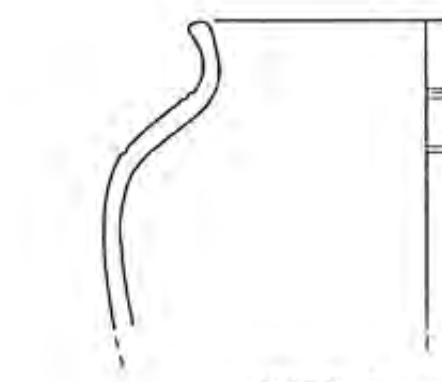
#> input picture images_Heising/Heising_Typ_103.png, 442 x 382 px
$ python keramik_classifier.py
#> lines starting #> are read from the running program, lines starting #| are printed output that depends on the picture; after the words box and inside, x2 and y2 are one past the last pixel; in counts of white or black regions, pixels touching at a corner belong together
#> the answer given: images_Heising
#> the answer given: images_Heising
#> the answer given: out.png
from PIL import Image
import numpy as np
from pathlib import Path
from skimage import measure
from skimage.feature import hog
from scipy.spatial.distance import cosine, euclidean
import csv
from datetime import datetime

class KeramikClassifier:
    """Klassifiziert Keramik-Profile basierend auf Shape-Features"""

    def __init__(self, reference_folder, test_folder, output_folder):
        self.reference_folder = Path(reference_folder)
        self.test_folder = Path(test_folder)
        self.output_folder = Path(output_folder)
        self.output_folder.mkdir(exist_ok=True)

        self.reference_features = {}  # {filename: features}
        self.reference_images = {}    # {filename: image}

    def extract_features(self, img_path):
        """
        Extrahiert mehrere Features aus einem Bild

        Returns:
        - Dictionary mit verschiedenen Feature-Typen
        """
        # Bild laden und vorbereiten
        img = Image.open(img_path).convert('L')
        img_array = np.array(img)

        # Bild normalisieren (Größe einheitlich machen)
        img_resized = img.resize((128, 128), Image.Resampling.LANCZOS)
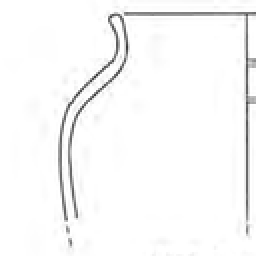
#> img_resized: PIL image 128x128 L (shown 2 times larger); min 58, max 255, mean 248.5
        img_array_resized = np.array(img_resized)

        features = {}

        # 1. HOG Features (Histogram of Oriented Gradients)
        # Erfasst die Form/Kontur-Orientierung
        hog_features = hog(
            img_array_resized,
            orientations=9,
            pixels_per_cell=(8, 8),
            cells_per_block=(2, 2),
            visualize=False
        )
#> hog_features = 8100 values, max 1 at index 31, min 0 at index 0, mean 0.0719
        features['hog'] = hog_features

        # 2. Hu Moments (invariant gegenüber Rotation, Skalierung)
        # Erfasst die grundlegende Form
        binary = img_array < 128  # Binarisieren
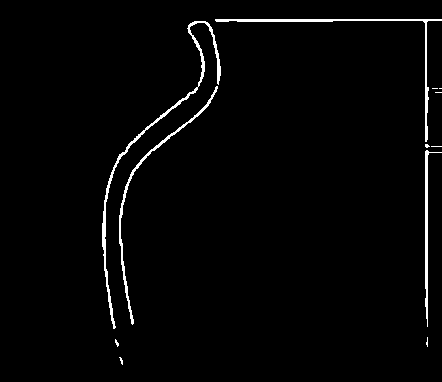
#> binary: shape (382, 442) bool; 2% white in thin lines or dots, all inside (x1, y1, x2, y2) = (102, 19, 442, 365)
        moments = measure.moments(binary.astype(float))
#> moments = [[3359, 837511, 262500731, 9.5e+10], [486073, 111143468, 3.48e+10, 1.31e+13], [102328537, 2.27e+10, 7.09e+12, 2.7e+15], [2.49e+10, 5.42e+12, 1.69e+15, 6.47e+17]]
        hu_moments = measure.moments_hu(moments)
#> hu_moments = [364829268, 7.51e+16, 7.04e+21, 1.74e+22, 1.9e+44, 4.77e+30, 3.17e+43]
        features['hu_moments'] = hu_moments

        # 3. Kontur-Eigenschaften
        contours = measure.find_contours(binary, 0.5)
#> contours = 13 point arrays, longest 710 points
        if contours:
            # Längste Kontur nehmen (sollte der Querschnitt sein)
            longest_contour = max(contours, key=len)
#> longest_contour = 710 pairs, first value 18.5 to 141.5, second value 214.5 to 441

            # Kontur-Features
            contour_length = len(longest_contour)
#> contour_length = 710

            # Bounding Box
            rows = longest_contour[:, 0]
#> rows = 710 values, max 141.5 at index 144, min 18.5 at index 483, mean 41.93
            cols = longest_contour[:, 1]
#> cols = 710 values, max 441 at index 0, min 214.5 at index 481, mean 361.7
            height = rows.max() - rows.min()
#> height = 123
            width = cols.max() - cols.min()
#> width = 226.5
            aspect_ratio = height / (width + 1e-6)
#> aspect_ratio = 0.543

            features['contour'] = np.array([
                contour_length,
                aspect_ratio,
                height,
                width
            ])
        else:
            features['contour'] = np.zeros(4)

        # 4. Pixel-Histogramm (Verteilung der Grauwerte)
        hist, _ = np.histogram(img_array_resized, bins=32, range=(0, 256))
#> hist = 32 values, max 14986 at index 31, min 0 at index 0, mean 512
        hist = hist / (hist.sum() + 1e-6)  # Normalisieren
#> hist = 32 values, max 0.915 at index 31, min 0 at index 0, mean 0.0312
        features['histogram'] = hist

        return features

    def compare_features(self, features1, features2):
        """
        Vergleicht zwei Feature-Sets und gibt Ähnlichkeit zurück

        Returns:
        - Similarity Score (0-1, höher = ähnlicher)
        """
        similarities = []

        # HOG Similarity (Cosine)
        if 'hog' in features1 and 'hog' in features2:
            hog_sim = 1 - cosine(features1['hog'], features2['hog'])
            similarities.append(('hog', hog_sim, 0.4))  # 40% Gewicht

        # Hu Moments Similarity (Euclidean, invertiert)
        if 'hu_moments' in features1 and 'hu_moments' in features2:
            # Log-transform für bessere Vergleichbarkeit
            hu1 = -np.sign(features1['hu_moments']) * np.log10(np.abs(features1['hu_moments']) + 1e-10)
            hu2 = -np.sign(features2['hu_moments']) * np.log10(np.abs(features2['hu_moments']) + 1e-10)
            hu_dist = euclidean(hu1, hu2)
            hu_sim = 1 / (1 + hu_dist)  # In Similarity umwandeln
            similarities.append(('hu_moments', hu_sim, 0.3))  # 30% Gewicht

        # Kontur Similarity
        if 'contour' in features1 and 'contour' in features2:
            contour_dist = euclidean(features1['contour'], features2['contour'])
            contour_sim = 1 / (1 + contour_dist / 100)  # Normalisieren
            similarities.append(('contour', contour_sim, 0.2))  # 20% Gewicht

        # Histogram Similarity
        if 'histogram' in features1 and 'histogram' in features2:
            hist_sim = 1 - cosine(features1['histogram'], features2['histogram'])
            similarities.append(('histogram', hist_sim, 0.1))  # 10% Gewicht

        # Gewichteter Durchschnitt
        weighted_sum = sum(sim * weight for _, sim, weight in similarities)
        total_weight = sum(weight for _, _, weight in similarities)

        final_similarity = weighted_sum / total_weight if total_weight > 0 else 0

        # Details für Debug
        detail = {name: f"{sim:.3f}" for name, sim, _ in similarities}

        return final_similarity, detail

    def load_references(self):
        """Lädt alle Referenzbilder und extrahiert Features"""
        print("=" * 60)
        print("LADE REFERENZBILDER")
        print("=" * 60)

        image_extensions = ['.jpg', '.jpeg', '.png', '.bmp', '.tif', '.tiff']
        reference_files = [f for f in self.reference_folder.iterdir()
                          if f.suffix.lower() in image_extensions]

        print(f"Gefunden: {len(reference_files)} Referenzbilder\n")

        for idx, ref_path in enumerate(reference_files, 1):
            print(f"[{idx}/{len(reference_files)}] Verarbeite: {ref_path.name}")

            try:
                features = self.extract_features(ref_path)
#> features = 4 items
                img = Image.open(ref_path)
#> img is the input picture: PIL image 442x382 RGBA; mean R, G, B, A 248.7, 248.7, 248.7, 255

                # Klassenname = Dateiname ohne "processed_" und Extension
                class_name = ref_path.stem.replace('processed_', '')

                self.reference_features[class_name] = features
                self.reference_images[class_name] = img

            except Exception as e:
                print(f"  Fehler: {e}")
#> pass 2 of the loop in load_references, `for idx, ref_path in enumerate(reference_files, 1):`:
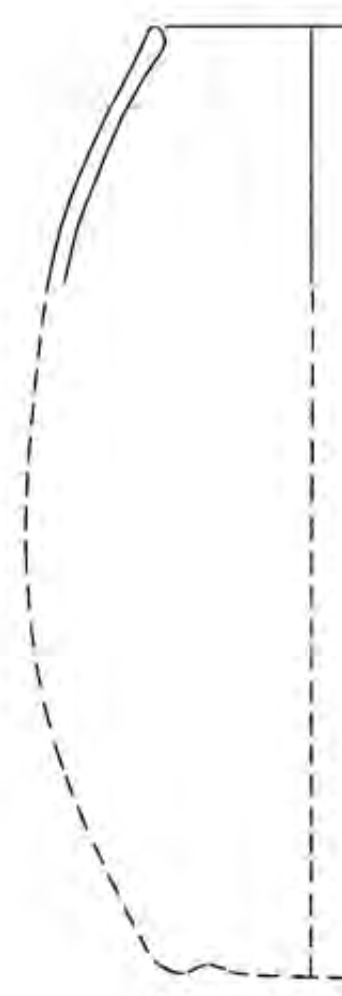
#> input picture images_Heising/Heising_Typ_104.png, 342 x 996 px
#> img: PIL image 342x996 L
#> in extract_features (call 2), `img_resized = img.resize((128, 128), Image.Resampling.LANCZOS)`:
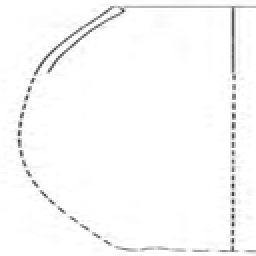
#> img_resized: PIL image 128x128 L (shown 2 times larger); min 45, max 255, mean 249.7
#> hog_features = 8100 values, max 1 at index 1840, min 0 at index 0, mean 0.076
#> in extract_features (call 2), `binary = img_array < 128`:
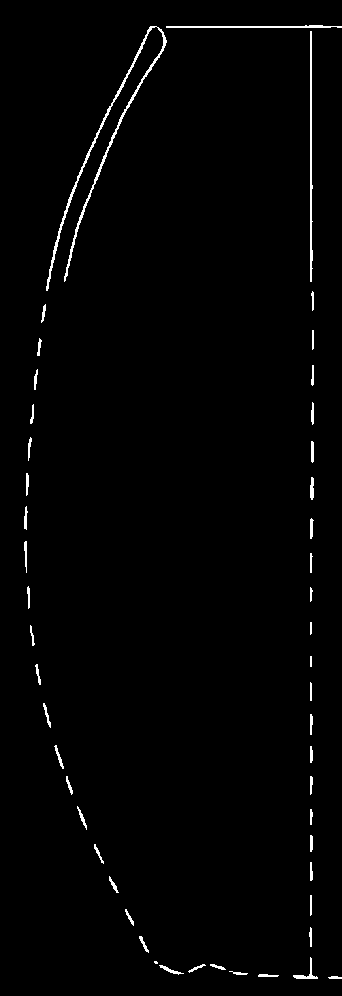
#> binary: shape (996, 342) bool; 1.4% white in thin lines or dots, all inside (x1, y1, x2, y2) = (24, 25, 342, 979)
#> moments = [[4649, 839209, 209223439, 5.91e+10], [1916843, 362222510, 9.41e+10, 2.71e+13], [1.28e+09, 2.57e+11, 6.71e+13, 1.92e+16], [1e+12, 2.1e+14, 5.47e+16, 1.55e+19]]
#> hu_moments = [1.49e+09, 1.67e+18, 1.03e+24, 1.31e+24, 1.51e+48, 1.68e+33, -9.36e+46]
#> contours = 52 point arrays, longest 753 points
#> longest_contour = 753 pairs, first value 25.5 to 290.5, second value 45.5 to 156.5
#> contour_length = 753
#> rows = 753 values, max 290.5 at index 0, min 25.5 at index 371, mean 150.9
#> cols = 753 values, max 156.5 at index 378, min 45.5 at index 2, mean 93.65
#> height = 265
#> width = 111
#> aspect_ratio = 2.39
#> in extract_features (call 2), `hist, _ = np.histogram(img_array_resized, bins=32, range=(0, 256))`: hist = 32 values, max 14990 at index 31, min 0 at index 0, mean 512
#> in extract_features (call 2), `hist = hist / (hist.sum() + 1e-6)`: hist = 32 values, max 0.915 at index 31, min 0 at index 0, mean 0.0312
#> in load_references, img is the input picture: PIL image 342x996 RGBA; mean R, G, B, A 249.8, 249.8, 249.8, 255

        print(f"\n✓ {len(self.reference_features)} Referenzen geladen")
#| ✓ 2 Referenzen geladen
#> the answer given: 3

    def classify_test_images(self, top_k=5):
        """
        Klassifiziert alle Testbilder

        Parameters:
        - top_k: Wie viele Top-Matches zurückgeben
        """
        print("\n" + "=" * 60)
        print("KLASSIFIZIERE TESTBILDER")
        print("=" * 60)

        if not self.reference_features:
            print("Fehler: Keine Referenzen geladen!")
            return

        image_extensions = ['.jpg', '.jpeg', '.png', '.bmp', '.tif', '.tiff']
        test_files = [f for f in self.test_folder.iterdir()
                     if f.suffix.lower() in image_extensions]

        print(f"Gefunden: {len(test_files)} Testbilder\n")

        results = []

        for idx, test_path in enumerate(test_files, 1):
            print(f"\n[{idx}/{len(test_files)}] Klassifiziere: {test_path.name}")

            try:
                # Features extrahieren
                test_features = self.extract_features(test_path)
#> test_features = 4 items

                # Mit allen Referenzen vergleichen
                similarities = []
                for class_name, ref_features in self.reference_features.items():
                    similarity, detail = self.compare_features(test_features, ref_features)
                    similarities.append((class_name, similarity, detail))
#> this loop made 2 passes
#> (class_name, hog_sim in compare_features, hu2 in compare_features, hu_dist in compare_features, hu_sim in compare_features, contour_dist in compare_features, contour_sim in compare_features, hist_sim in compare_features) on pass 1: ('Heising_Typ_103', 1, [-8.56, -16.88, -21.85, -22.24, -44.28, -30.68, -43.5], 0, 1, 0, 1, 1)
#> (class_name, hog_sim in compare_features, hu1 in compare_features, hu2 in compare_features, hu_dist in compare_features, hu_sim in compare_features, contour_dist in compare_features, contour_sim in compare_features) on pass 2: ('Heising_Typ_104', 0.333, [-8.56, -16.88, -21.85, -22.24, -44.28, -30.68, -43.5], [-9.17, -18.22, -24.01, -24.12, -48.18, -33.23, 46.97], 90.65, 0.0109, 188, 0.347)
#> after the loop, similarities = 2 items

                # Sortieren nach Similarity (höchste zuerst)
                similarities.sort(key=lambda x: x[1], reverse=True)

                # Top-K nehmen
                top_matches = similarities[:top_k]
#> top_matches = 2 items

                # Ausgeben
                print(f"  Top {top_k} Matches:")
                for rank, (class_name, sim, detail) in enumerate(top_matches, 1):
                    print(f"    {rank}. {class_name:30s} - Similarity: {sim:.3f}")
                    print(f"       Details: {detail}")
#> this loop made 2 passes
#> (rank, class_name, sim) on passes 1 to 2: (1, 'Heising_Typ_103', 1), (2, 'Heising_Typ_104', 0.306)
#|     1. Heising_Typ_103                - Similarity: 1.000
#|        Details: {'hog': '1.000', 'hu_moments': '1.000', 'contour': '1.000', 'histogram': '1.000'}
#|     2. Heising_Typ_104                - Similarity: 0.306
#|        Details: {'hog': '0.333', 'hu_moments': '0.011', 'contour': '0.347', 'histogram': '1.000'}

                # Ergebnis speichern
                result = {
                    'test_image': test_path.name,
                    'top_matches': top_matches
                }
                results.append(result)

            except Exception as e:
                print(f"  Fehler: {e}")
#> pass 2 of the loop in classify_test_images, `for idx, test_path in enumerate(test_files, 1):`:
#> the loop in classify_test_images, `for class_name, ref_features in self.reference_features.items():` made 2 passes
#> (class_name, hog_sim in compare_features, hu1 in compare_features, hu2 in compare_features, hu_dist in compare_features, hu_sim in compare_features, contour_dist in compare_features, contour_sim in compare_features) on pass 1: ('Heising_Typ_103', 0.333, [-9.17, -18.22, -24.01, -24.12, -48.18, -33.23, 46.97], [-8.56, -16.88, -21.85, -22.24, -44.28, -30.68, -43.5], 90.65, 0.0109, 188, 0.347)
#> the loop in classify_test_images, `for rank, (class_name, sim, detail) in enumerate(top_matches, 1):` made 2 passes
#> (rank, class_name, sim) on passes 1 to 2: (1, 'Heising_Typ_104', 1), (2, 'Heising_Typ_103', 0.306)
#> (printed output is left out)

        # Ergebnisse in CSV speichern
        self.save_results_csv(results, top_k)

        print(f"\n✓ Klassifizierung abgeschlossen!")
        return results

    def save_results_csv(self, results, top_k):
        """Speichert Ergebnisse in CSV-Datei"""
#> called with top_k = 3
        timestamp = datetime.now().strftime("%Y%m%d_%H%M%S")
        csv_path = self.output_folder / f"classification_results_{timestamp}.csv"

        with open(csv_path, 'w', newline='', encoding='utf-8') as f:
            writer = csv.writer(f)

            # Header
            header = ['Test_Image']
            for i in range(1, top_k + 1):
                header.extend([f'Match_{i}_Class', f'Match_{i}_Similarity'])
            writer.writerow(header)

            # Daten
            for result in results:
                row = [result['test_image']]
                for class_name, similarity, _ in result['top_matches']:
                    row.extend([class_name, f"{similarity:.4f}"])
                writer.writerow(row)
#> this loop made 2 passes

        print(f"\n📊 Ergebnisse gespeichert: {csv_path}")


def main():
    """Hauptfunktion"""

    print("=" * 60)
    print("KERAMIK-KLASSIFIZIERER")
    print("=" * 60)

    # Pfade eingeben
    print("\n📁 Ordner-Konfiguration:")
    reference_folder = input("Ordner mit Referenzbildern (verarbeitete Literaturbilder): ").strip()
    test_folder = input("Ordner mit Testbildern (zu klassifizieren): ").strip()
    output_folder = input("Ausgabe-Ordner für Ergebnisse: ").strip()

    # Classifier erstellen
    classifier = KeramikClassifier(reference_folder, test_folder, output_folder)

    # Referenzen laden
    classifier.load_references()

    # Testbilder klassifizieren
    top_k = int(input("\nWie viele Top-Matches anzeigen? [5]: ") or "5")
    classifier.classify_test_images(top_k=top_k)


if __name__ == "__main__":
    main()
